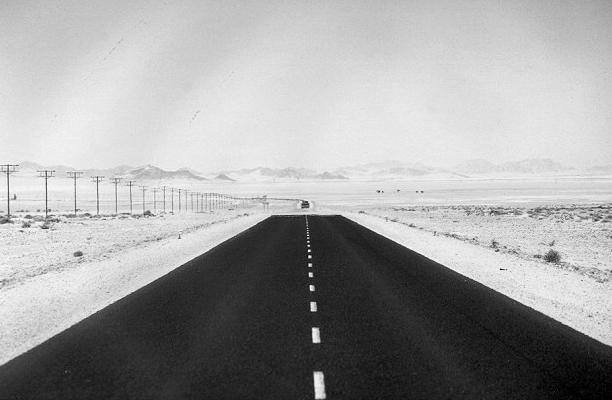
//> input picture EqIstogram/road.jpg, 612 x 400 px
$ ./eqistogramma road.jpg   (built with g++ and OpenCV 4)
//> lines starting //> are read from the running program, lines starting //| are printed output that depends on the picture; after the words box and inside, x2 and y2 are one past the last pixel; in counts of white or black regions, pixels touching at a corner belong together
//> further down, src is the input picture: 400 rows x 612 cols, CV_8UC1; min 0, max 255, mean 160.9
/*
 * Equalizzazione Istogramma
*/
#include <iostream>
#include <opencv2/opencv.hpp>

using namespace std;
using namespace cv;


int occorrenze[256];

/*
 * Funzione per disegnare l'istogramma di "src"
*/
Mat istogramma(Mat src)
{
	Mat output(512,256,DataType<uchar>::type);
	int x,y;

	for (int i=0; i<256; i++)
		occorrenze[i] = 0;

	for(x=0; x<src.rows; x++)
	{
		for(y=0; y<src.cols; y++)
		{
			occorrenze[src.at<uchar>(x,y)]++;
		}
	}
//> after the loop, occorrenze = 256 values, max 5423 at index 224, min 15 at index 254, mean 956.2

	for (x=0; x<output.rows; x++)
	{
		for(y=0; y<output.cols; y++)
		{
			output.at<uchar>(x,y) = 255; // Coloro di bianco
			}
		}

	int nOccorrenze;

	for (int i = 0; i<256; i++)
	{
		nOccorrenze = occorrenze[i]/50;
		for(int j=0; j<nOccorrenze; j++)
			output.at<uchar>((output.rows-1)-j,i) = 0;

	}
//> this loop made 256 passes
//> nOccorrenze on passes 1 to 3: 2, 1, 1
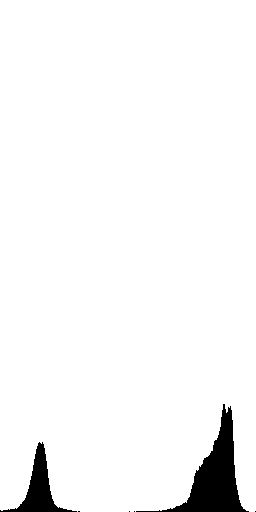
//> output: 512 rows x 256 cols, CV_8UC1; 96.4% white; 6 black regions (4 under 20 px), largest, box (x1, y1, x2, y2) and area: (136, 404, 249, 512) 3325, (0, 442, 77, 512) 1429
	return output;

}
/*
 * Funzione per equalizzare l'istogramma "ist"
*/
Mat equalizza(Mat ist,Mat src)
{
	Mat output = src.clone();
	int LUT[256][2];
	int x,y;
	int count;

	for (int i=0; i<ist.cols; i++)
	{
		count=0;
		for(int j=0; j<=i; j++)
			count += occorrenze[j];
		LUT[i][0] = count;
	}
//> this loop made 256 passes
//> count on passes 1 to 3: 134, 218, 301
//> after the loop, count = 244800

	for (int i=0; i<ist.cols; i++)
	{
		float ni = LUT[i][0];
		float T = (src.cols * src.rows);
		float L = ist.cols - 1;

		float eq = (ni/T)*L;

		if (eq>255)
			LUT[i][1] = 255;
		else
			LUT[i][1] = eq;
	}
//> this loop made 256 passes
//> (ni, eq) on passes 1 to 3: (134, 0.14), (218, 0.227), (301, 0.314)

	for(x=0; x<output.rows;x++)
	{
		for(y=0; y<output.cols; y++)
		{
			output.at<uchar>(x,y) = LUT[src.at<uchar>(x,y)][1];
		}
	}
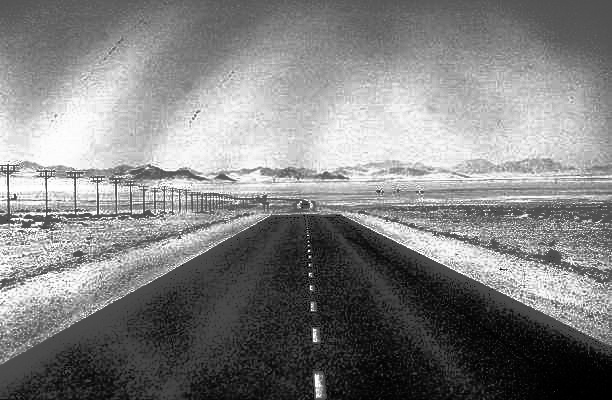
//> output: 400 rows x 612 cols, CV_8UC1; min 0, max 255, mean 128.6

return output;
}

int main(int argc, char** argv)
{
	if(argc != 2)
	{
		printf("Sintassi non corretta! ./eqistogramma [imgPath]");
		return -1;
	}

	Mat src = imread(argv[1],0);
	namedWindow("Source",WINDOW_AUTOSIZE);
	imshow("Source",src);
	waitKey(0);

	Mat istogram = istogramma(src);
	namedWindow("Istogramma",WINDOW_AUTOSIZE);
	imshow("Istogramma",istogram);
	waitKey(0);

	Mat equalizzato = equalizza(istogram,src);
	namedWindow("Istogramma Equalizzato",WINDOW_AUTOSIZE);
	imshow("Istogramma Equalizzato",equalizzato);
	waitKey(0);

	Mat istogram2 = istogramma(equalizzato);
//> after the loop in istogramma (call 2), `for (int i=0; i<256; i++)`: occorrenze = 256 values from 0 to 0
//> after the loop in istogramma (call 2), `for(x=0; x<src.rows; x++)`: occorrenze = 256 values, max 5423 at index 198, min 0 at index 9, mean 956.2
//> the loop in istogramma (call 2), `for (int i = 0; i<256; i++)` made 256 passes
//> nOccorrenze on passes 1 to 3: 17, 18, 21
//> after the loop in istogramma (call 2), `for (int i = 0; i<256; i++)`:
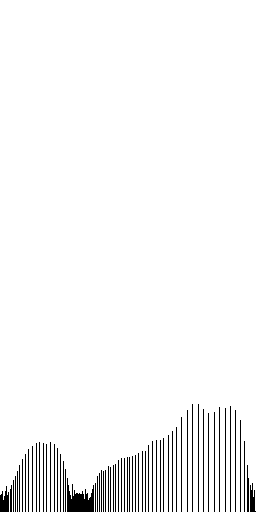
//> output: 512 rows x 256 cols, CV_8UC1; 96.3% white; black in thin lines or dots, all inside (x1, y1, x2, y2) = (0, 404, 256, 512)
	namedWindow("Istogramma2",WINDOW_AUTOSIZE);
	imshow("Istogramma2",istogram2);
	waitKey(0);

return 0;
}
